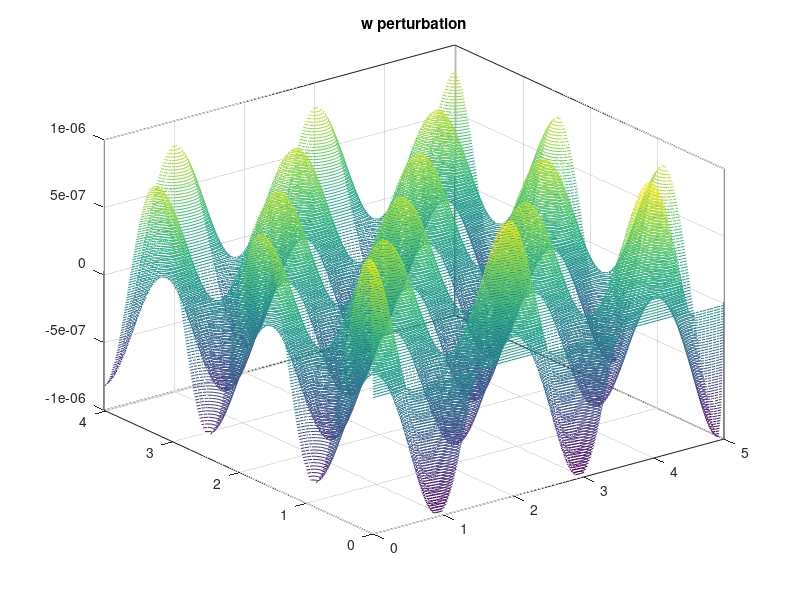
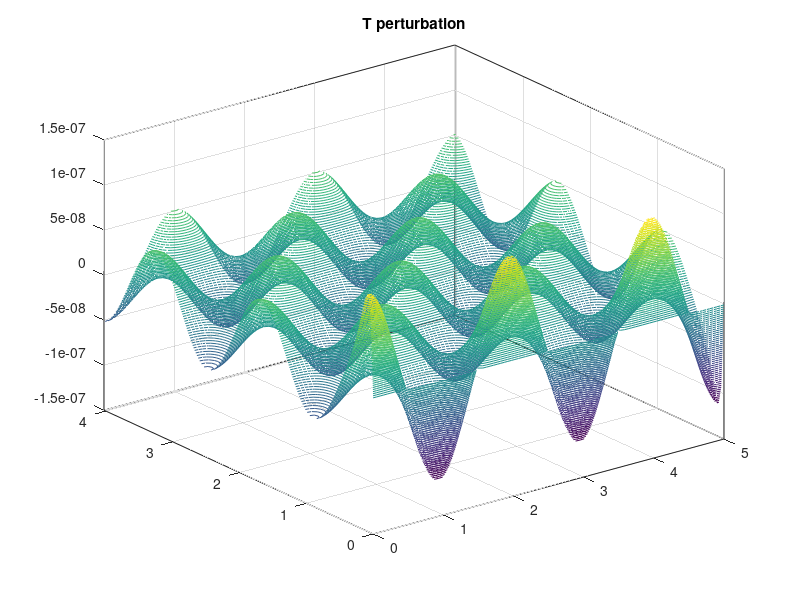
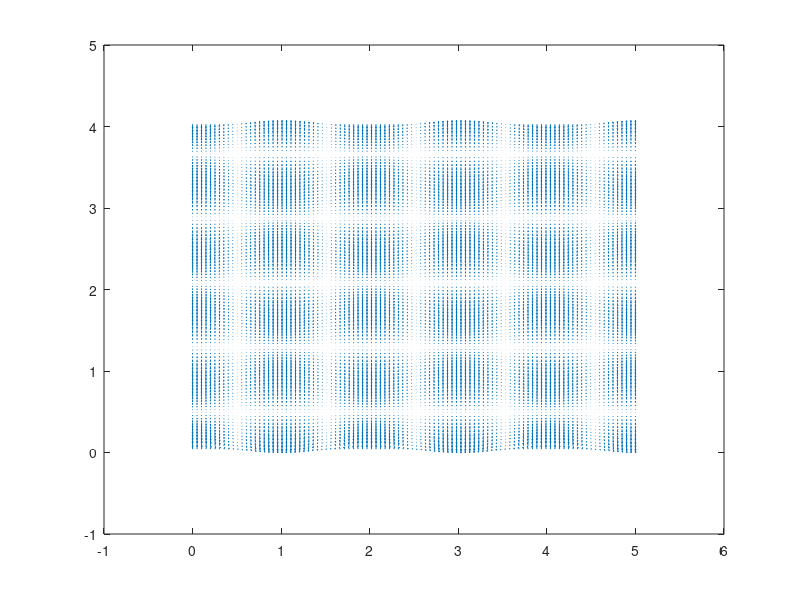

Here is the MATLAB script that generated these plots, in order:
% No slip boundary conditions
close all 
clear all
% We supose sigma=0 and ky=0 as we have rolls (v=0)
d=5e-3; % m
K=1.4e-7; % diffusion constat
Gamma=10000.0; % temperature gradient
k=3.12; % wavenumber
Ra=1708; % Rayleigh number
X=linspace(0,5,100);
Z=linspace(0,4*pi/k,100);
[x,z]=meshgrid(X,Z);
C=K/(Gamma*d^2);
lam=(Ra/k^4)^(1/3);
q0=k*(lam-1)^.5;
q=k*(1+lam/2*(1+1i*sqrt(3)))^.5;
Q=[1i*q0 -1i*q0 q -q conj(q) -conj(q)];
Q=Q([1 3 5]);
%M=[cosh(Q*z); Q.*sinh(Q*z); Q.^4.*cosh(Q*z)-2*k^2*Q.^2.*cosh(Q*z)+k^4*cosh(Q*z)];
%M=[cosh(Q/2); Q.*sinh(Q/2); Q.^4.*cosh(Q/2)-2*k^2*Q.^2.*cosh(Q/2)+k^4*cosh(Q/2)];
% We know that M(1,:)=W; M(2,:)=DW; M(3,:)=(D^2-k^2)^2 and
% W=A*M(1,1)+B*M(1,2)+C*M(1,3) so we hace to find the coefficients A,B,C
% As the system is over ranked we will impose A=1. To obtain B and C then
% we proceed in this way:

W=zeros(length(X)); DW=zeros(length(X));DDW=zeros(length(X));
ii=1;
for zz=0:4*pi/(99*k):4*pi/k
M=[cosh(Q*zz); Q.*sinh(Q*zz); Q.^4.*cosh(Q*zz)-2*k^2*Q.^2.*cosh(Q*zz)+k^4*cosh(Q*zz)];
Mcoef=M(1:3,2:3);
b=[-M(1,1) -M(2,1) -M(3,1)]';
coef=Mcoef\b;
coef=[1; coef];
Wvec=cosh(Q(1)*zz)+coef(2)*cosh(Q(2)*zz)+coef(3)*cosh(Q(3)*zz);
W(ii,:)=ones(1,length(X))* Wvec;
DWvec=Q(1)*sinh(Q(1)*zz)+ coef(2)*Q(2)*sinh(Q(2)*zz)+coef(3)*Q(3)*sinh(Q(3)*zz);
DW(ii,:)=ones(1,length(X))* DWvec;
DDWvec=(Q(1)^4.*cosh(Q(1)*zz)-2*k^2*Q(1)^2.*cosh(Q(1)*zz)+k^4*cosh(Q(1)*zz))+coef(2)*(Q(2)^4.*cosh(Q(2)*zz)-2*k^2*Q(2)^2.*cosh(Q(2)*zz)+k^4*cosh(Q(2)*zz))...
    +coef(3)*(Q(3)^4.*cosh(Q(3)*zz)-2*k^2*Q(3)^2.*cosh(Q(3)*zz)+k^4*cosh(Q(3)*zz));
DDW(ii,:)=ones(1,length(X))* DDWvec;
ii=ii+1;
end


wpert=C*real(W.*(cos(k*x)+1i*sin(k*x)));

tpert=(1/(Ra*k^2))*real(DDW.*(cos(k*x)+1i*sin(k*x)));

upert=(C/k)*real(DW.*(1i*cos(k*x)-sin(k*x)));

figure(1)
contour3(x,z,wpert,100)
title('w perturbation')
figure(2)
contour3(x,z,tpert,100)
title('T perturbation')
figure(3)
contour3(x,z,upert,100)
title('u perturbation')
quiver(x,z,upert,wpert)